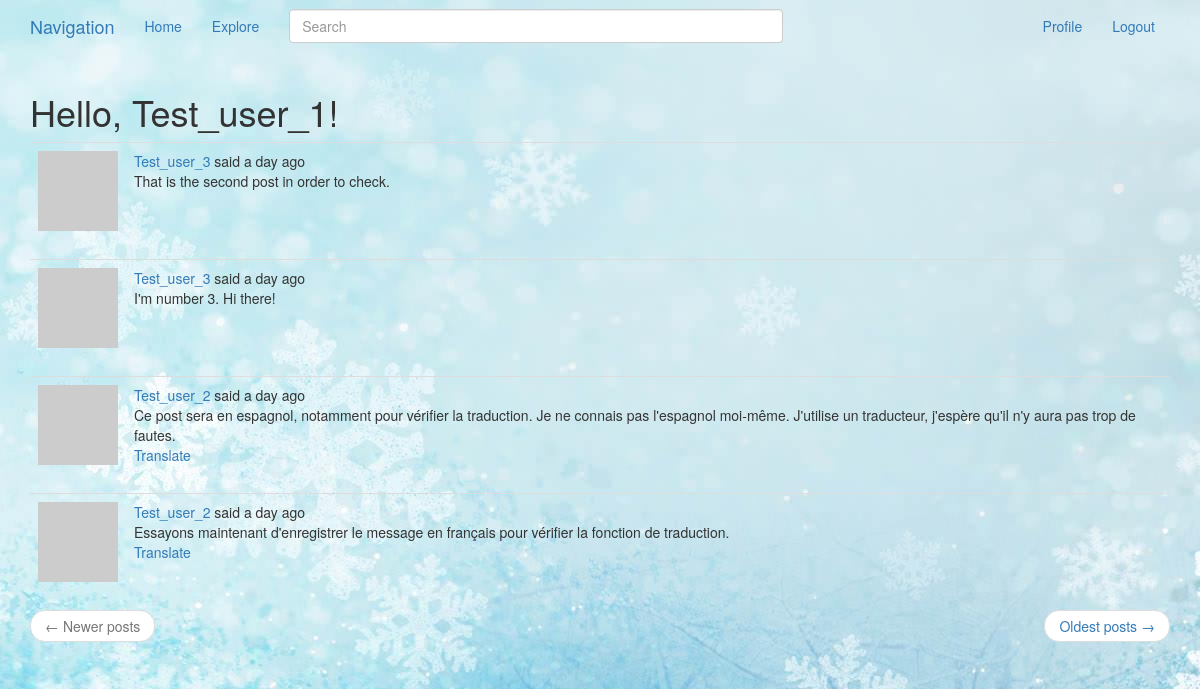
Page /explore (signed in) on the earlier database version.
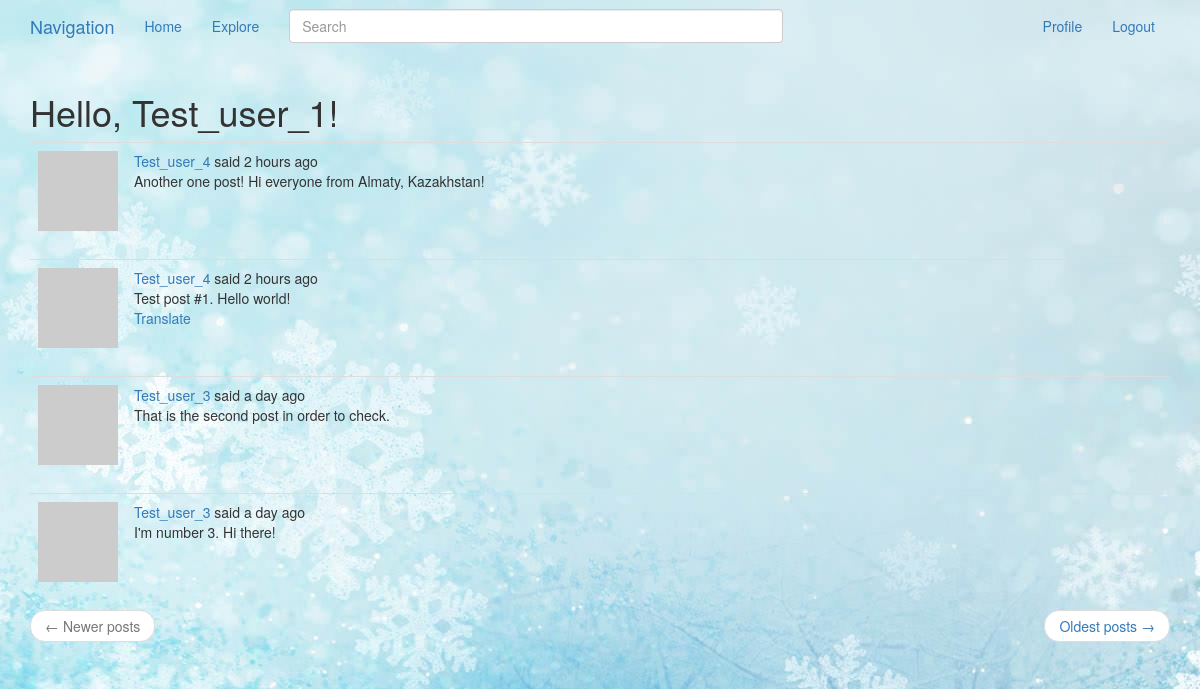
Same page on the later database version.
### app/models.py (models this page shows, shortened)
class User(UserMixin, db.Model):
    id = db.Column(db.Integer, primary_key = True)
    username = db.Column(db.String(64), index = True, unique = True)
    email = db.Column(db.String(120), index = True, unique = True)
    password_hash = db.Column(db.String(128))
    posts = db.relationship('Post', backref = 'author', lazy = 'dynamic')
    about_me = db.Column(db.String(140))
    last_seen = db.Column(db.DateTime, default = datetime.utcnow)
    followed = db.relationship('User',
                               secondary = followers,
                               primaryjoin = (followers.c.follower_id == id),
                               secondaryjoin = (followers.c.followed_id == id),
                               backref = db.backref('followers', lazy = 'dynamic'),
                               lazy = 'dynamic')
    def avatar(self, size):
        digest = md5(self.email.lower().encode('utf-8')).hexdigest()
        return 'https://www.gravatar.com/avatar/{}?d=robohash&s={}'.format(digest, size)

class SearchableMixin(object):
    @classmethod
    def before_commit(cls, session):
        session._changes = {
            'add': list(session.new),
            'update': list(session.dirty),
            'delete': list(session.deleted)
        }
    @classmethod
    def after_commit(cls, session):
        for obj in session._changes['add']:
            if isinstance(obj, SearchableMixin):
                add_to_index(obj.__tablename__, obj)
        for obj in session._changes['update']:
            if isinstance(obj, SearchableMixin):
                add_to_index(obj.__tablename__, obj)
        for obj in session._changes['delete']:
            if isinstance(obj, SearchableMixin):
                remove_from_index(obj.__tablename__, obj)
        session._changes = None

class Post(SearchableMixin, db.Model):
    __searchable__ = ['body']
    id = db.Column(db.Integer, primary_key = True)
    body = db.Column(db.String(500))
    timestamp = db.Column(db.DateTime, index = True, default = datetime.utcnow)
    user_id = db.Column(db.Integer, db.ForeignKey('user.id'))
    language = db.Column(db.String(8))

### app/routes.py (the view)
@app.route('/explore')
@login_required
def explore():
    page = request.args.get('page', 1, type = int)
    posts = Post.query.order_by(Post.timestamp.desc())\
        .paginate(page = page, per_page = app.config['POSTS_PER_PAGE'], error_out = False)
    next_page = url_for('explore', page = posts.next_num) if posts.has_next else None
    prev_page = url_for('explore', page = posts.prev_num) if posts.has_prev else None
    return render_template('index.html', title = _('Explore'),
                           posts = posts.items,
                           next_page = next_page, prev_page = prev_page)

### app/forms.py
class SearchForm(FlaskForm):
    q = StringField(_babel('Search'), validators = [DataRequired()])
    def __init__(self, *args, **kwargs):
        if 'formdata' not in kwargs:
            kwargs['formdata'] = request.args
        if 'csrf_enabled' not in kwargs:
            kwargs['csrf_enabled'] = False
        super(SearchForm, self).__init__(*args, **kwargs)

### app/models.py (called while the page is built)
@login.user_loader
def load_user(id):
    return User.query.get(int(id))

### app/routes.py (called while the page is built)
@app.before_request
def before_request():
    if current_user.is_authenticated:
        current_user.last_seen = datetime.utcnow()
        db.session.commit()
        g.search_form = SearchForm()
    g.locale = str(get_locale())

### app/templates/index.html (shortened to what this page needs)
{% extends "_layout.html" %}
{% import 'bootstrap/wtf.html' as wtf %}
{% block app_content %}
    <h1>{{ _('Hello, %(username)s', username=current_user.username) }}!</h1>
    {% for post in posts %}
        {% include '_post.html' %}
    {% endfor %}
    <nav aria-label="...">
        <ul class="pager">
            <li class="previous {% if not prev_page %}disabled{% endif %}">
                <a href="{{ prev_page or '#' }}">
                    <span aria-hidden="true">&larr;</span> {{ _('Newer posts') }}
                </a>
            </li>
            <li class="next {% if not next_page %}disabled{% endif %}">
                <a href="{{ next_page or '#'}}">
                    {{ _('Oldest posts') }} <span aria-hidden="true">&rarr;</span>
                </a>
            </li>
        </ul>
    </nav>
{% endblock %}

### app/templates/_layout.html (shortened to what this page needs)
{% extends "bootstrap/base.html" %}
{% block body_attribs %}
    background="../static/background.jpg"
{% endblock body_attribs %}
{% block navbar %}
<nav class="navbar">
    <div class="container">
        <div class="navbar-header">
            <a class="navbar-brand" href="{{ url_for('index') }}">{{ _('Navigation') }}</a>
        </div>
        <div class="collapse navbar-collapse" id="bs-example-navbar-collapse-1">
            <ul class="nav navbar-nav">
                <li><a href="{{ url_for('index') }}">{{ _('Home') }}</a></li>
                <li><a href="{{ url_for('explore') }}">{{ _('Explore') }}</a></li>
            </ul>
            {% if g.search_form %}
            <form class="navbar-form navbar-left" method="get" action="{{ url_for('search') }}">
                <div class="form-group">
                    {{ g.search_form.q(size=60, class='form-control', placeholder=g.search_form.q.label.text) }}
                </div>
            </form>
            {% endif %}
            <ul class="nav navbar-nav navbar-right">
                {% if current_user.is_anonymous %}
                <li><a href="{{ url_for('login') }}">{{ _('Login') }}</a></li>
                {% else %}
                <li><a href="{{ url_for('user', username = current_user.username) }}">{{ _('Profile') }}</a></li>
                <li><a href="{{ url_for('logout') }}">{{ _('Logout') }}</a></li>
                {% endif %}
            </ul>
        </div>
    </div>
</nav>
{% endblock %}
{% block content %}
<div class="container">
    {% block app_content %}
    {% endblock %}
</div>
{% endblock %}

### app/templates/_post.html (shortened to what this page needs)
<table class="table table-hover">
    <tr>
        <td width="70px">
            <a href="{{ url_for('user', username = post.author.username) }}">
                <img src="{{ post.author.avatar(70) }}" />
            </a>
        </td>
        <td>
            {{ _('%(username)s said %(when)s', username = link_of_user, when = moment(post.timestamp).fromNow()) }}
            <br>
            <span id="post{{ post.id }}">
                {{ post.body }}
            </span>
            {% if post.language and post.language != g.locale %}
            <br>
            <span id="translation{{ post.id }}">
                <a href="javascript:translate('#post{{ post.id }}', '#translation{{ post.id }}',
                   '{{ post.language }}', '{{ g.locale }}');">
                    {{ _('Translate') }}
                </a>
            </span>
            {% endif %}
        </td>
    </tr>
</table>

Differences in the rows shown:
no longer on this page (row unchanged): Post: body "Ce post sera en espagnol, notamment pour vérifier la traduction. Je ne connais pas l'espagnol moi-même. J'utilise un traducteur, j'espère qu'il n'y aura pas trop de fautes."
no longer on this page (row unchanged): Post: body "Essayons maintenant d'enregistrer le message en français pour vérifier la fonction de traduction."
added Post: body "Another one post! Hi everyone from Almaty, Kazakhstan!"
added Post: body "Test post #1. Hello world!"
